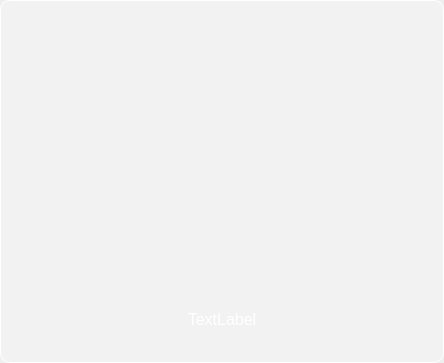
<?xml version="1.0" encoding="UTF-8"?>
<ui version="4.0">
 <class>CursorButtonComponent</class>
 <widget class="QWidget" name="CursorButtonComponent">
  <property name="geometry">
   <rect>
    <x>0</x>
    <y>0</y>
    <width>444</width>
    <height>363</height>
   </rect>
  </property>
  <property name="windowTitle">
   <string>Form</string>
  </property>
  <layout class="QVBoxLayout" name="verticalLayout">
   <property name="leftMargin">
    <number>0</number>
   </property>
   <property name="topMargin">
    <number>0</number>
   </property>
   <property name="rightMargin">
    <number>0</number>
   </property>
   <property name="bottomMargin">
    <number>0</number>
   </property>
   <item>
    <widget class="QWidget" name="Content" native="true">
     <property name="styleSheet">
      <string notr="true">QWidget#Content{
	border: 1px solid;
	border-color: #fff;
	border-radius: 10px;
	background-color: rgba(255, 255, 255, 51);
}
QWidget#Content: hover{
	border: 1px solid;
	border-color: #fff;
	border-radius: 10px;
	background-color: rgba(255, 255, 255, 75);
}
QWidget#Content:pressed{
	border: 1px solid;
	border-color: #fff;
	border-radius: 10px;
	background-color: rgba(255, 255, 255, 20);
}</string>
     </property>
     <layout class="QVBoxLayout" name="verticalLayout_2" stretch="4,1">
      <property name="spacing">
       <number>10</number>
      </property>
      <property name="leftMargin">
       <number>10</number>
      </property>
      <property name="topMargin">
       <number>10</number>
      </property>
      <property name="rightMargin">
       <number>10</number>
      </property>
      <property name="bottomMargin">
       <number>10</number>
      </property>
      <item>
       <widget class="QWidget" name="widget" native="true">
        <property name="styleSheet">
         <string notr="true">background:transparent;</string>
        </property>
        <layout class="QHBoxLayout" name="horizontalLayout" stretch="1,1,1">
         <item>
          <spacer name="horizontalSpacer">
           <property name="orientation">
            <enum>Qt::Orientation::Horizontal</enum>
           </property>
           <property name="sizeHint" stdset="0">
            <size>
             <width>128</width>
             <height>20</height>
            </size>
           </property>
          </spacer>
         </item>
         <item>
          <widget class="IconRatio" name="IconLabel">
           <property name="styleSheet">
            <string notr="true">background: transparent;</string>
           </property>
           <property name="text">
            <string/>
           </property>
           <property name="alignment">
            <set>Qt::AlignmentFlag::AlignCenter</set>
           </property>
          </widget>
         </item>
         <item>
          <spacer name="horizontalSpacer_2">
           <property name="orientation">
            <enum>Qt::Orientation::Horizontal</enum>
           </property>
           <property name="sizeHint" stdset="0">
            <size>
             <width>128</width>
             <height>20</height>
            </size>
           </property>
          </spacer>
         </item>
        </layout>
       </widget>
      </item>
      <item>
       <widget class="QLabel" name="TextLabel">
        <property name="styleSheet">
         <string notr="true">QLabel{
	color: #ffffff;
	font-size: 12pt;
	background: transparent;
}</string>
        </property>
        <property name="text">
         <string>TextLabel</string>
        </property>
        <property name="alignment">
         <set>Qt::AlignmentFlag::AlignCenter</set>
        </property>
       </widget>
      </item>
     </layout>
    </widget>
   </item>
  </layout>
 </widget>
 <customwidgets>
  <customwidget>
   <class>IconRatio</class>
   <extends>QLabel</extends>
   <header location="global">views/components/icon-ratio.hpp</header>
  </customwidget>
 </customwidgets>
 <resources/>
 <connections/>
</ui>
